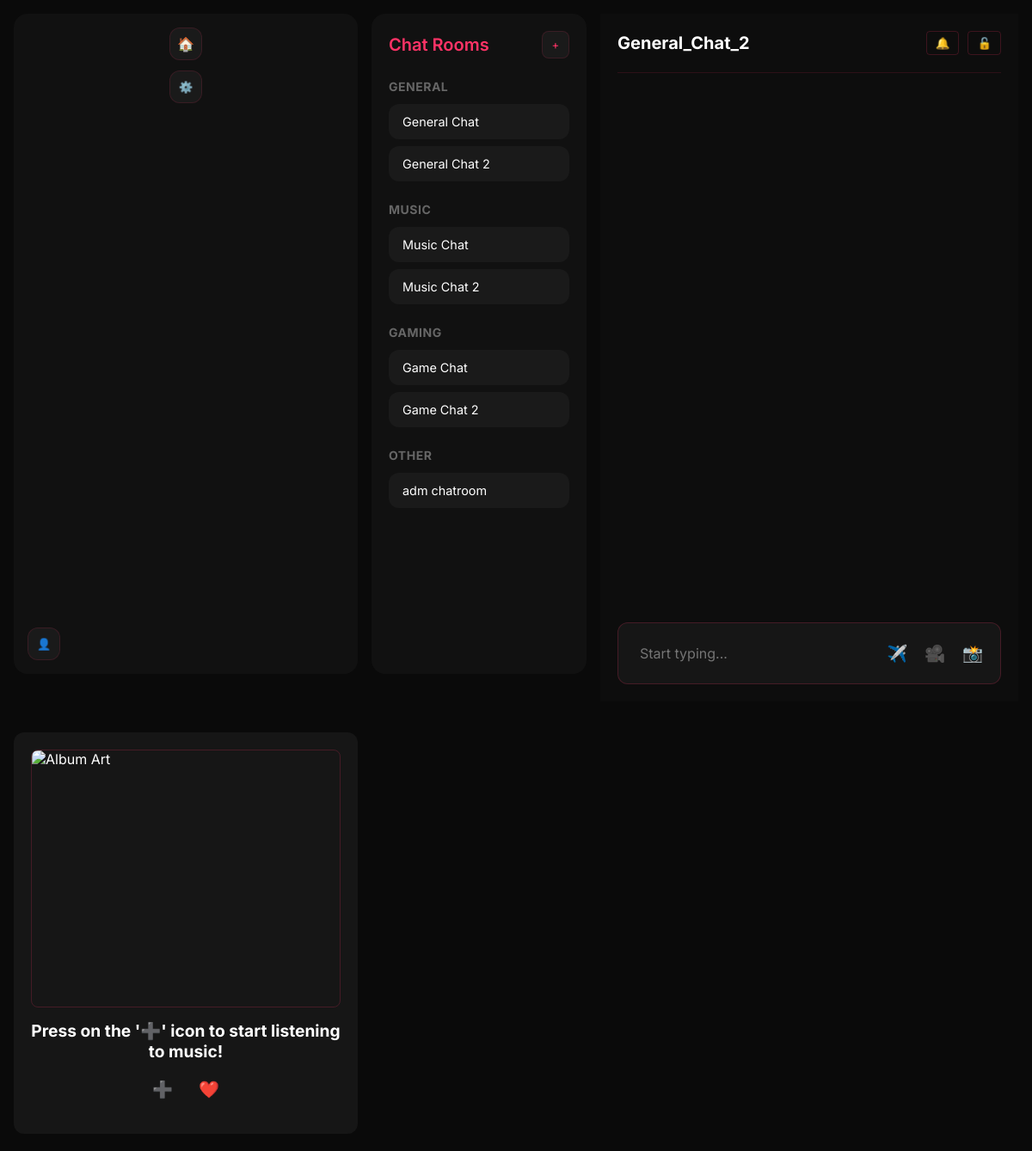
The app's page /home/chat/General_Chat_2/ (signed in), older data.
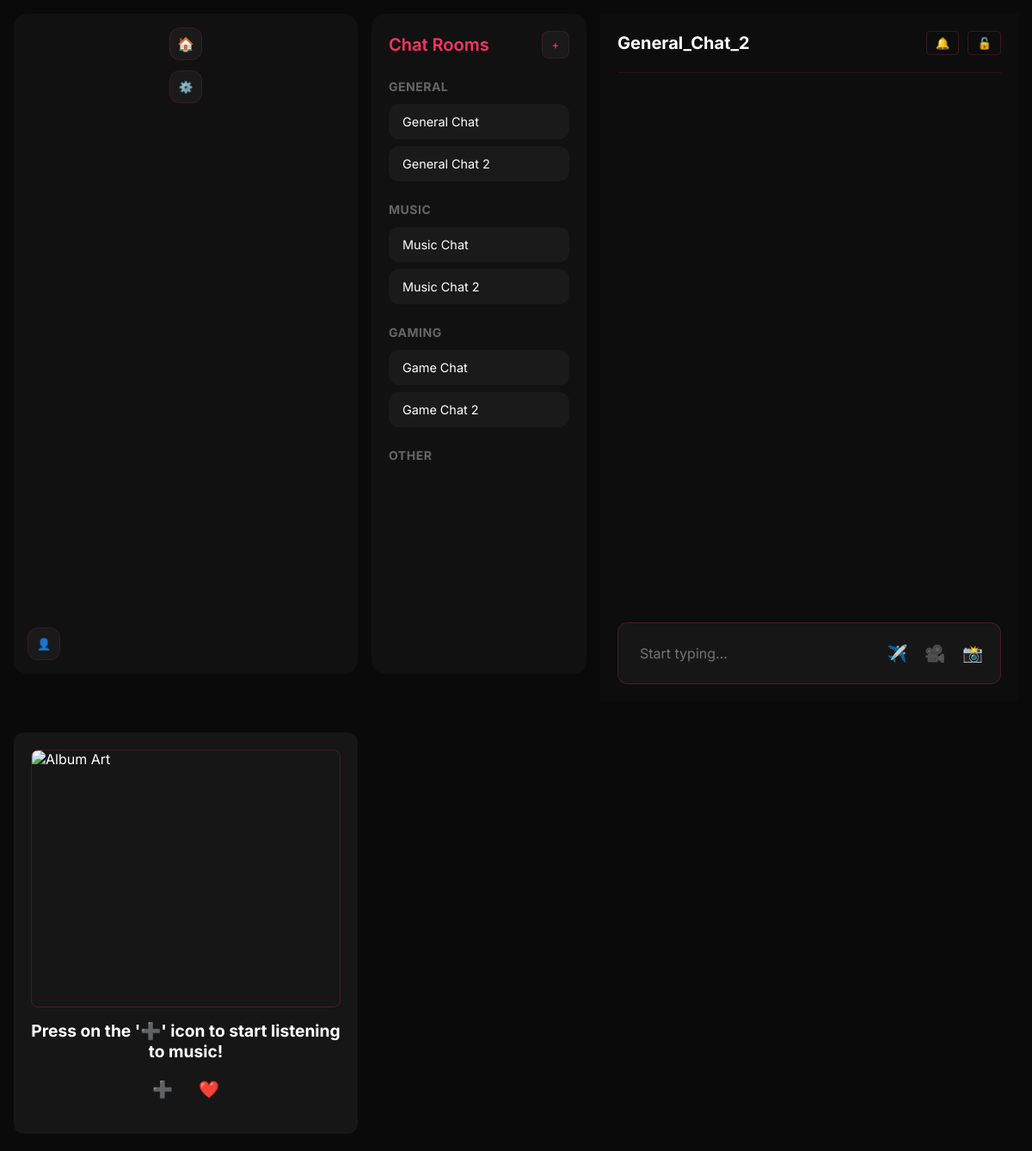
The same page, newer data.
### Chat/models.py (models this page shows)
class ChatRoom(models.Model):
    room_name = models.CharField(max_length=100, unique=True)
    online_count = models.IntegerField(blank=True)
    online_users = models.JSONField(default=list, blank=True)
    category = models.CharField(max_length=100, default="General")
    allowed = models.JSONField(default=list, blank=True)
    def __str__(self):
        return self.room_name

### Chat/views.py (the view, shortened to what this page needs)
# urls.py: path('home/chat/<str:chatroom>/', chatView, name='chatViewLogic'),
@login_required
def chatView(request, chatroom):
    if request.user.is_authenticated and not request.user.is_verified:
        return redirect("verification_logic")
    TENOR_API_KEY = settings.TENOR_API_KEY
    chat_room = get_object_or_404(ChatRoom, room_name=chatroom)
    if chat_room.category == "Other":
        if request.user.username not in chat_room.allowed:
            return redirect(chatView, chatroom="General_Chat")
    chat_messages = chat_room.chat_messages.all().order_by("created")
    ChatRoomOther = ChatRoom.objects.filter(category="Other")
    action = request.POST.get("action")
    notifications = Notification.objects.filter(user=request.user)
    songs = Music.objects.all()
    randomsong = random.choice(songs)
    context = {
        "chat_room": chat_room,
        "chat_messages": chat_messages,
        "ChatRoomOther": ChatRoomOther,
        "notifications": notifications,
        "TENOR_API_KEY": TENOR_API_KEY,
    }
    return render(request, "chat/chat.html", context)

### Chat/models.py (called while the page is built)
    def __str__(self):
        return self.notification_text

### Chat/templatetags/custom_filters.py (called while the page is built)
@register.filter
def replace_underscore(value):
    return value.replace('_', ' ')

### Chat/templates/chat/chat.html (shortened to what the changed rows need)
{% load static %}
{% load custom_filters %}
<!DOCTYPE html>
<html lang="en">
<head>
    <link href="https://cdnjs.cloudflare.com/ajax/libs/font-awesome/6.0.0/css/all.min.css" rel="stylesheet">
    <link rel="stylesheet" href="https://cdnjs.cloudflare.com/ajax/libs/font-awesome/6.0.0/css/all.min.css">
    <link rel="stylesheet" href="{% static 'chatstyle.css' %}">
</head>
<body>
    <div class="container">
        <div class="chat-rooms">
            <div class="chat-rooms-header">
                <h2>Chat Rooms</h2>
            </div>
            <div class="room-list">
                <div class="room-category">
                    {% for ChatRoom in ChatRoomOther %}
                    {% if "Other" in ChatRoom.category %}
                    {% if request.user.username in ChatRoom.allowed %}
                    <a href="{% url 'chatViewLogic' chatroom=ChatRoom.room_name %}">
                        <div class="room-item">{{ ChatRoom.room_name|replace_underscore }}</div>
                    </a>
                    {% endif %}
                    {% endif %}
                    {% endfor %}
                </div>
            </div>
        </div>
        <div class="chat-section">
            <div class="chat-header">
                <h2>{{chat_room.room_name}}</h2>
            </div>
    </div>
    </div>
</html>
</head>
</body>
</html>

Row changes from the older to the newer data that the page shows:
removed ChatRoom: room_name "adm chatroom"
